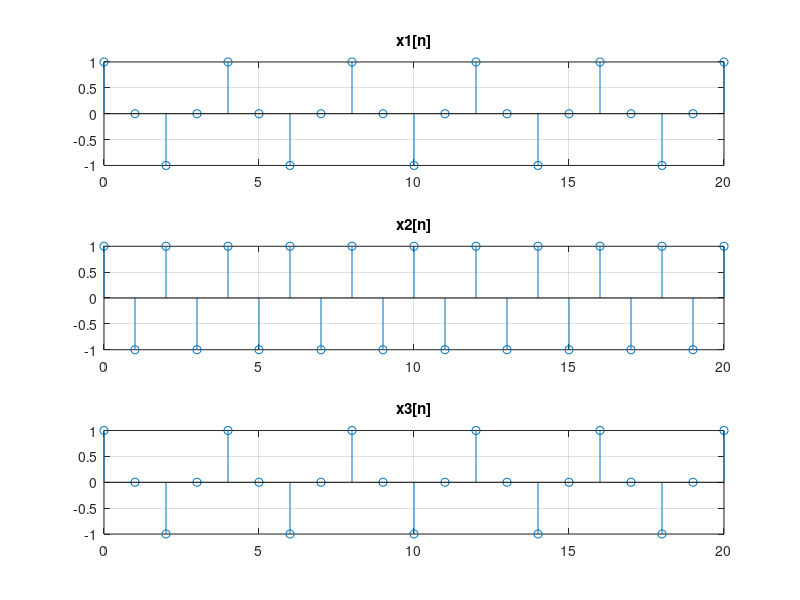

This figure's MATLAB source:
fs = 100/2;       % Sampling frequency in Hz (since ωs = 100π, fs = 100π/(2π) = 50 Hz)
Ts = 1/fs;        % Sampling period
n = 0:20;         % Sample indices (feel free to use more or fewer)

f1 = 25/2;        % f1 = 25π / (2π) = 12.5 Hz
f2 = 50/2;        % f2 = 50π / (2π) = 25 Hz
f3 = 75/2;        % f3 = 75π / (2π) = 37.5 Hz

x1 = cos(2*pi*f1*n*Ts); % x1[n]
x2 = cos(2*pi*f2*n*Ts); % x2[n]
x3 = cos(2*pi*f3*n*Ts); % x3[n]

isequal(x1, x2)  % Should return false
isequal(x1, x3)  % Should return true
isequal(x2, x3)  % Should return false

figure;
subplot(3,1,1); stem(n, x1); title('x1[n]');
grid on;
subplot(3,1,2); stem(n, x2); title('x2[n]');
grid on;
subplot(3,1,3); stem(n, x3); title('x3[n]');
grid on;
